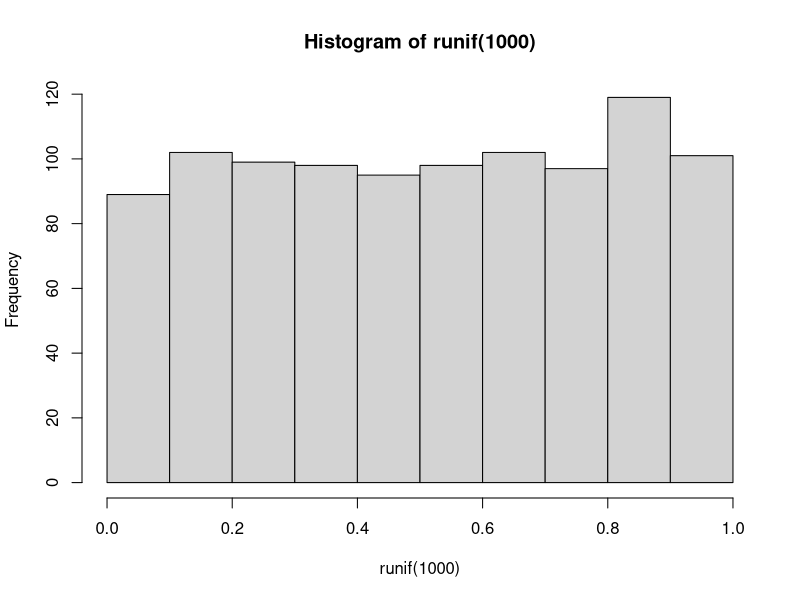
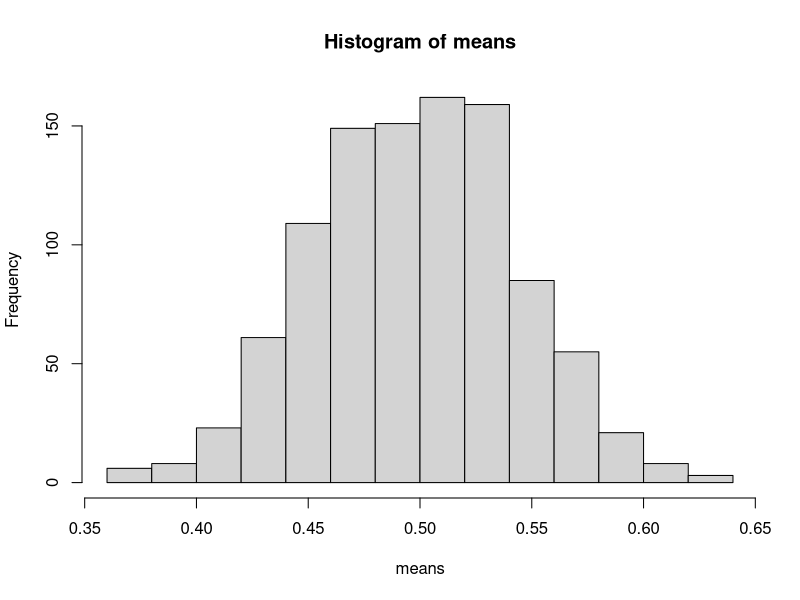
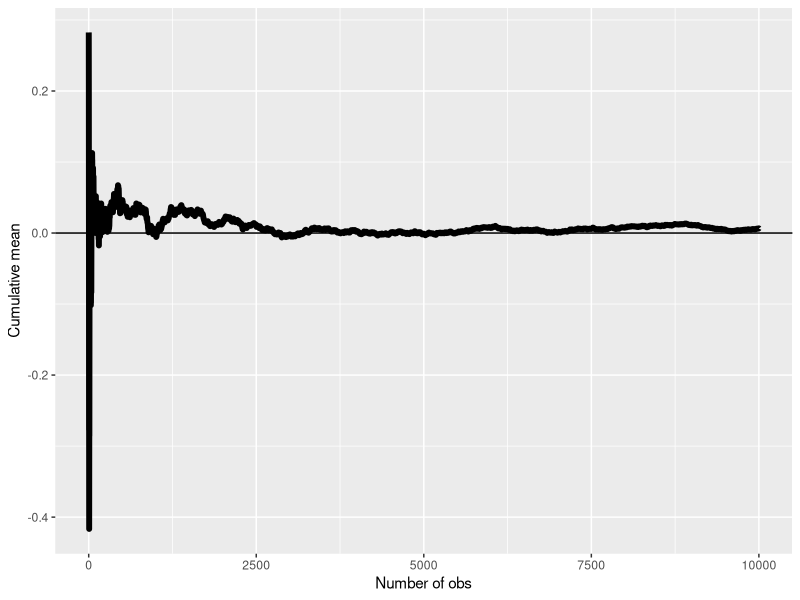
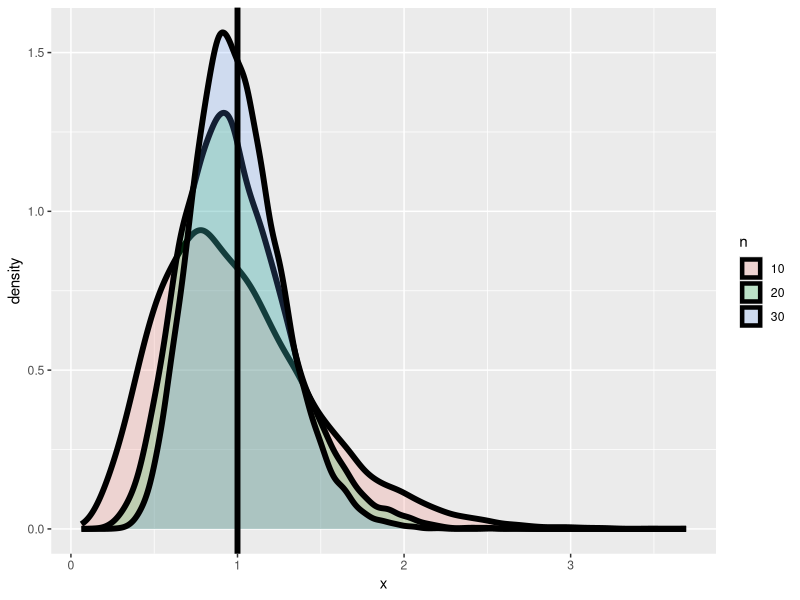
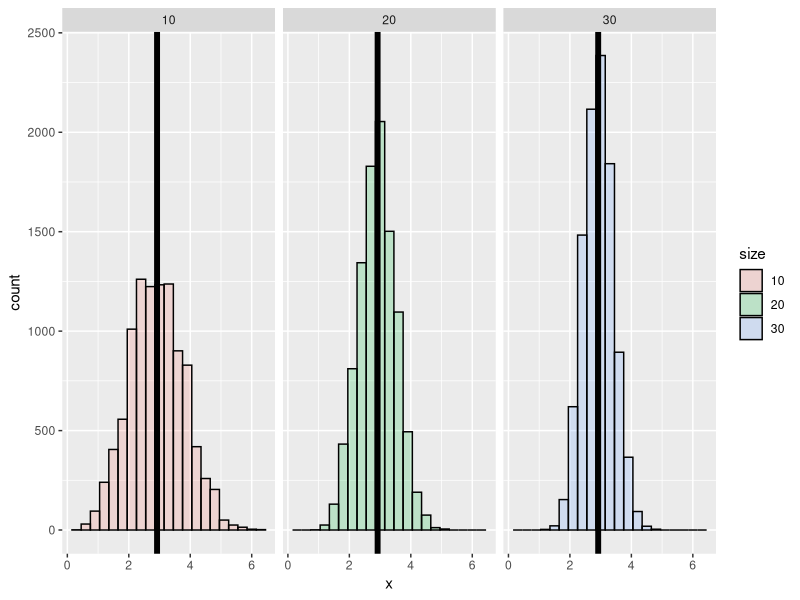

These figures' R source, in order:
## ---- chunk 1
options(dplyr.max_print = 10)
options(dplyr.min_print =  5)
## ---- chunk 2
library(dplyr)
library(lubridate)
library(ggplot2)
library(stringr)
library(datasets)
library(htmlTable)
## ---- chunk 3
hist(runif(1000))

means <- NULL

for (i in 1:1000) {
    means = c(means, mean(runif(40)))
}

hist(means)
## ---- chunk 4
n <- 10000
means <- cumsum(rnorm(n)) / (1 : n)
library(ggplot2)
g <- ggplot(data.frame(x = 1 : n, y = means), aes(x = x, y = y)) 
g <- g + geom_hline(yintercept = 0) + geom_line(size = 2) 
g <- g + labs(x = "Number of obs", y = "Cumulative mean")
g
## ---- chunk 5
nosim <- 10000; 
dat <- data.frame(
    x = c(apply(matrix(rnorm(nosim * 10), nosim), 1, var),
          apply(matrix(rnorm(nosim * 20), nosim), 1, var),
          apply(matrix(rnorm(nosim * 30), nosim), 1, var)),
    n = factor(rep(c("10", "20", "30"), c(nosim, nosim, nosim))) 
    )
ggplot(dat, aes(x = x, fill = n)) + geom_density(size = 2, alpha = .2) + geom_vline(xintercept = 1, size = 2) 
## ---- chunk 6
dat <- data.frame(
  x = c(apply(matrix(sample(1 : 6, nosim * 10, replace = TRUE), 
                     nosim), 1, var),
        apply(matrix(sample(1 : 6, nosim * 20, replace = TRUE), 
                     nosim), 1, var),
        apply(matrix(sample(1 : 6, nosim * 30, replace = TRUE), 
                     nosim), 1, var)
        ),
  size = factor(rep(c(10, 20, 30), rep(nosim, 3))))
g <- ggplot(dat, aes(x = x, fill = size)) + geom_histogram(alpha = .20, binwidth=.3, colour = "black") 
g <- g + geom_vline(xintercept = 2.92, size = 2)
g + facet_grid(. ~ size)
## ---- chunk 7
nosim <- 1000
n <- 10
sd(apply(matrix(rpois(nosim * n, 4), nosim), 1, mean))
## [1] 0.6257625
2 / sqrt(n)
## [1] 0.6324555
